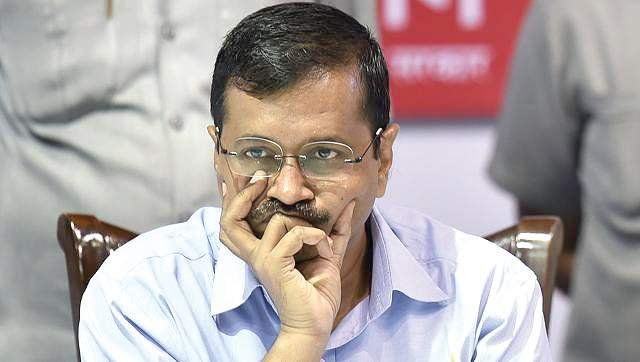
#> input picture sample_data/kejriwal/ActiOn_10.jpg, 640 x 362 px, given as the content of the folder data_noresize, which was not available
$ python LBPHFaceRecognizer.py
#> lines starting #> are read from the running program, lines starting #| are printed output that depends on the picture; pictures that were not available may be replaced by others from this repository, and a replacement may not be noted
import cv2
import os
import numpy as np


subjects = ["", "kejriwal", "modi"]

def prepare_training_data(data_folder_path):
#> called with data_folder_path = 'data_noresize'
    dirs = os.listdir(data_folder_path)
    faces = []
    labels = []
    label = 1
    for dir_name in dirs:

        subject_dir_path = data_folder_path + "/" + dir_name
        subject_images_names = os.listdir(subject_dir_path)

        for image_name in subject_images_names:

            image_path = subject_dir_path + "/" + image_name
            image = cv2.imread(image_path)
#> image is the input picture: shape (362, 640, 3); mean B, G, R 162.1, 162.8, 173.9
            image = cv2.cvtColor(image, cv2.COLOR_BGR2GRAY)
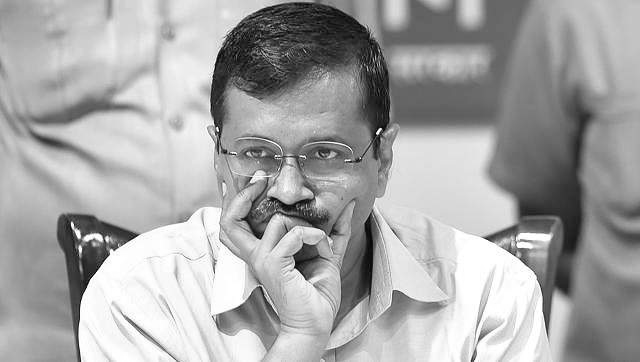
#> image: shape (362, 640); min 0, max 255, mean 166.1
            #cv2.imshow("Training on image...", cv2.resize(image, (400, 500)))
            #cv2.waitKey(100)

            faces.append(image)
            labels.append(label)
        label += 1

    # [4 lines of commented-out code are left out]
    return faces, labels

print("Preparing data...")
faces, labels = prepare_training_data("data_noresize")
#> faces = 1 item; labels = [1]
print("Data prepared")

#print total faces and labels
print("Total faces: ", len(faces))
#| Total faces:  1
print("Total labels: ", len(labels))
#| Total labels:  1

face_recognizer = cv2.face.LBPHFaceRecognizer_create()

face_recognizer.train(faces, np.array(labels))

face_recognizer.write('LBPHres.yml')

$ run again, on sample_data/kejriwal/ActiOn_16.jpg
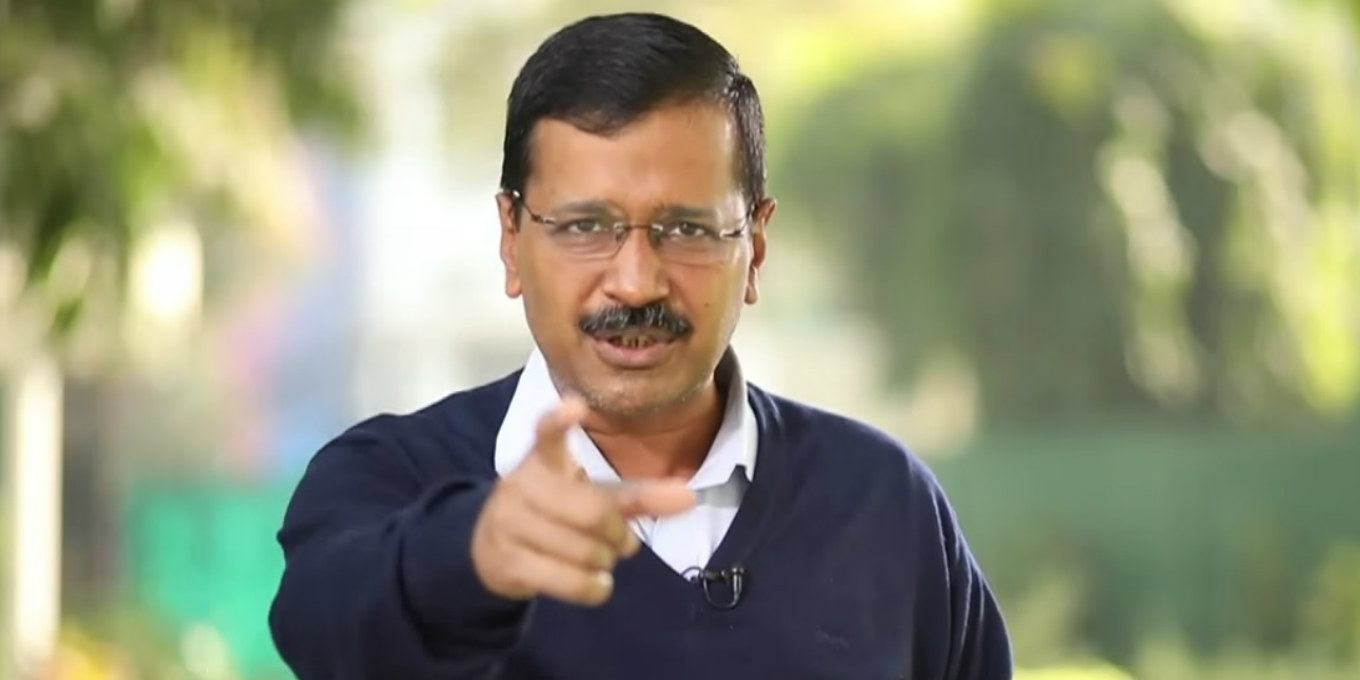
#> input picture sample_data/kejriwal/ActiOn_16.jpg, 1360 x 680 px, given as the content of the folder data_noresize, which was not available
#> in prepare_training_data, image is the input picture: shape (680, 1360, 3); mean B, G, R 118.6, 146.4, 144.1
#> in prepare_training_data, `image = cv2.cvtColor(image, cv2.COLOR_BGR2GRAY)`:
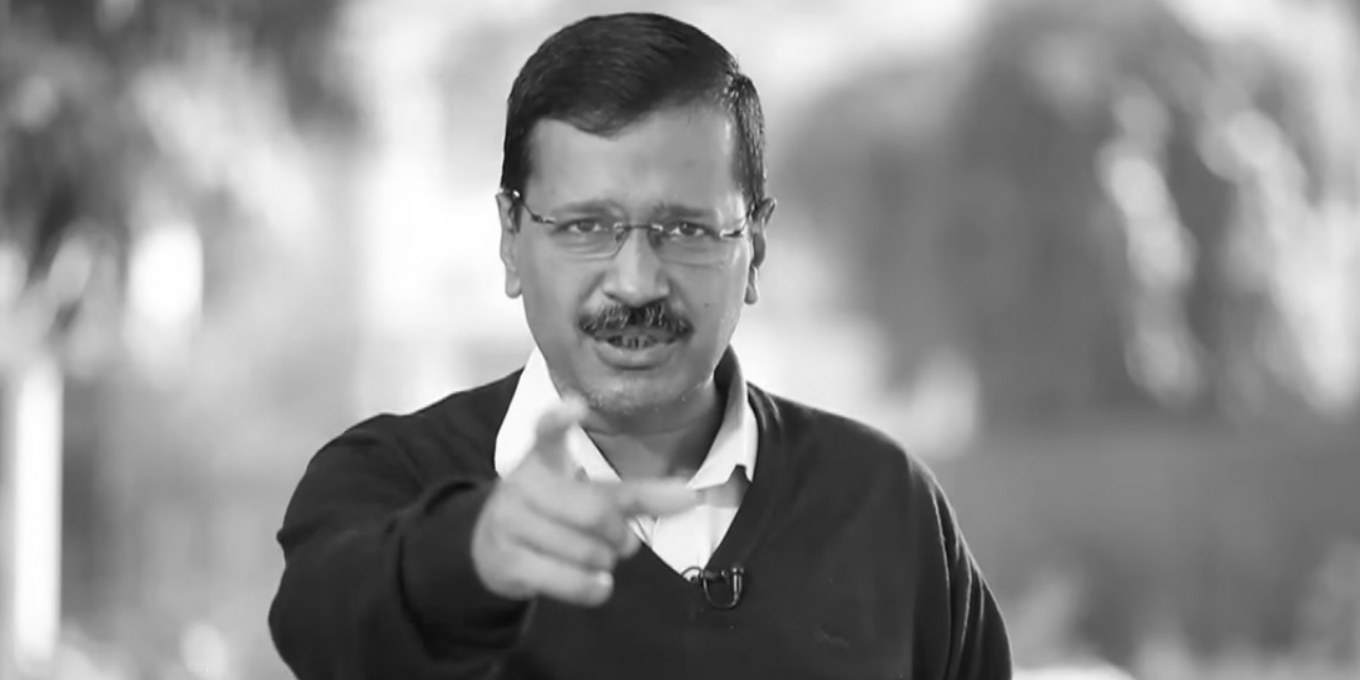
#> image: shape (680, 1360); min 8, max 255, mean 142.6
#> faces = 1 item; labels = [1]
#| Total faces:  1
#| Total labels:  1

$ run again, on sample_data/kejriwal/ActiOn_18.jpg
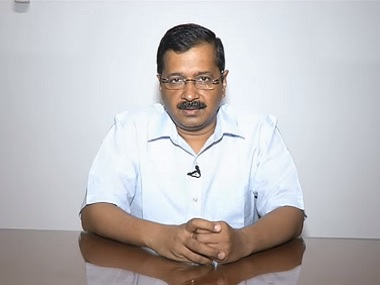
#> input picture sample_data/kejriwal/ActiOn_18.jpg, 380 x 285 px, given as the content of the folder data_noresize, which was not available
#> in prepare_training_data, image is the input picture: shape (285, 380, 3); mean B, G, R 189.4, 188.1, 191.3
#> in prepare_training_data, `image = cv2.cvtColor(image, cv2.COLOR_BGR2GRAY)`:
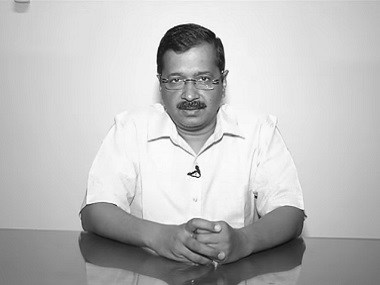
#> image: shape (285, 380); min 3, max 255, mean 189.2
#> faces = 1 item; labels = [1]
#| Total faces:  1
#| Total labels:  1

$ run again, on sample_data/kejriwal/ActiOn_19.jpg
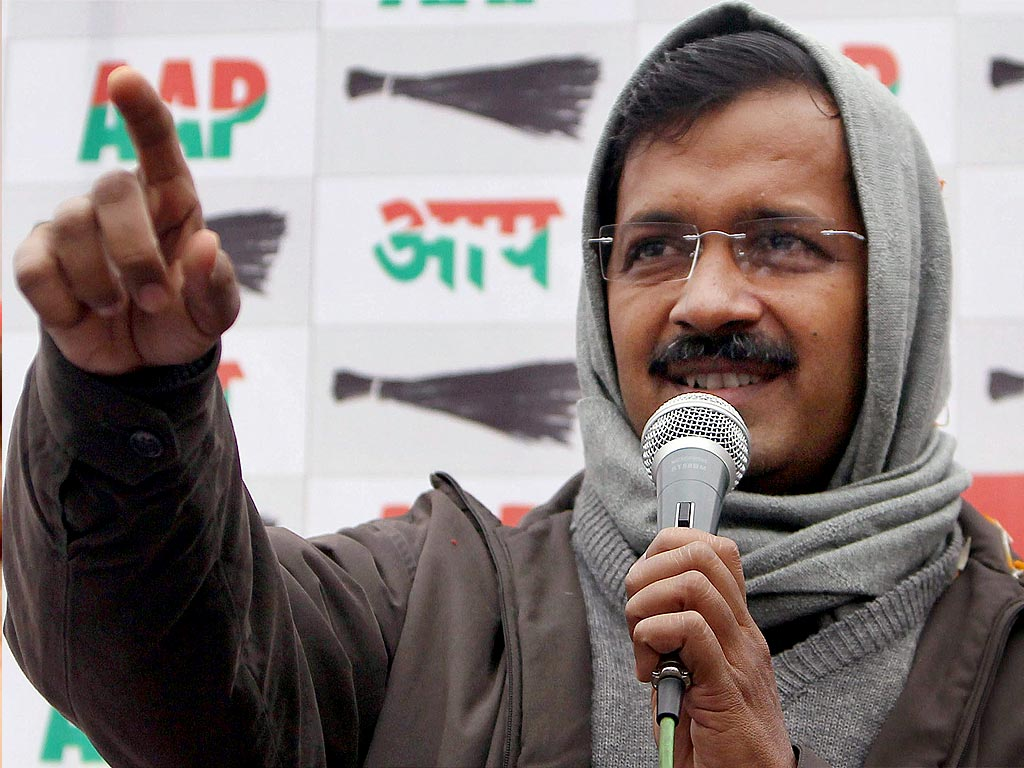
#> input picture sample_data/kejriwal/ActiOn_19.jpg, 1024 x 768 px, given as the content of the folder data_noresize, which was not available
#> in prepare_training_data, image is the input picture: shape (768, 1024, 3); mean B, G, R 122.7, 124.6, 135.8
#> in prepare_training_data, `image = cv2.cvtColor(image, cv2.COLOR_BGR2GRAY)`:
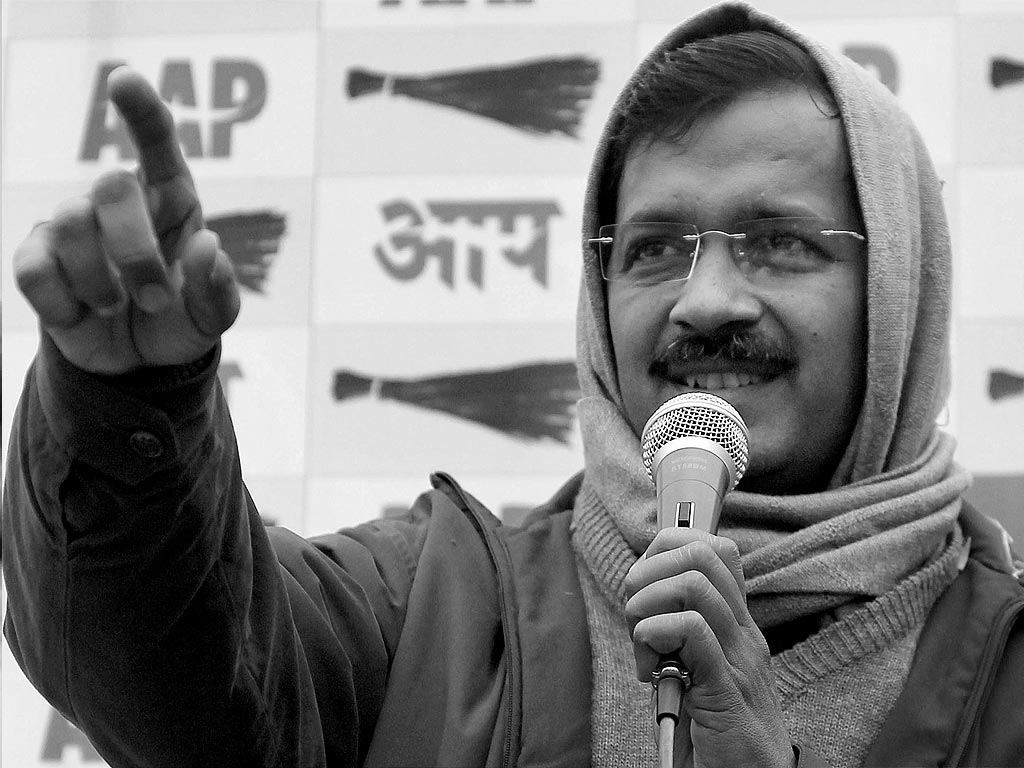
#> image: shape (768, 1024); min 0, max 255, mean 127.7
#> faces = 1 item; labels = [1]
#| Total faces:  1
#| Total labels:  1
